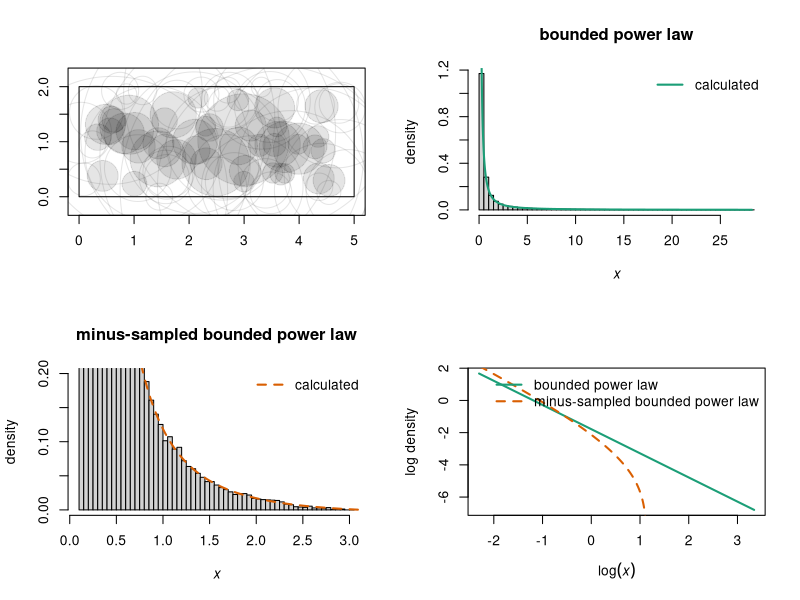

Source code (R):
rm(list = ls())
library(RColorBrewer)

#normalization constant C from Equation 2 in Edwards et al
#arguments:
#min mass xmin
#max mass xmax
#exponent b of bounded power law distribution
#Value: normalization constant C as in Equation 2 of Edwards
getC <- function(xmin, xmax, b){
  if(b == -1){
    return(1 / (log(xmax) - log(xmin)))
  } else {
    return((b + 1) / (xmax ^ (b + 1) - xmin ^(b + 1)))
  }
}

#bounded power law density
#Arguments:
#x: value at which to get density
#b: power law coefficient
#C: normalization constant
#xmin, xmax: min and max for bounded power law
#Value: density f(x) at x
dboundedpowerlaw <- function(x, b, C, xmin, xmax){
  fx <- C * x^b
  fx[x < xmin] <- 0
  fx[x > xmax] <- 0
  return(fx)
}

#calculate pi(r), the probability we minus-sample a circle of radius r
#Arguments:
#w, v: rectangular window dimensions
#r: circle radius
#Value: probability a circle of radius r is minus-sampled
getpir <- function(w, v, r){
  return((w - 2 * r) * (v - 2 * r) / (w * v)) #area in which we can minus-sample a circle of radius r / window area
}

#density for minus-sampled bounded power law
#Arguments:
#x: value at which to get density
#b: power law coefficient
#C: normalization constant
#xmin, xmax: min and max for bounded power law
#w, v: width and height of sampling window (ASSUMES v <= w)
#Value: density f(x) at x
#NOTE: HAVE NOT YET DEALT WITH SPECIAL CASES b = -2, b = -3/2, b = -1
#NOTE: NOT SURE ABOUT JACOBIAN YET
dMSBPL <- function(x, b, C, xmin, xmax, w, v){
  Jacobian <- 1 / (2 * sqrt(pi * x))
  #numerator <- C / (w * v) * (4 / pi * x ^ (b + 1) - 2 * (w + v) / sqrt(pi) * x ^ (b + 0.5) + w * v * x ^ b) #includes factor C / (w * v) that cancels with denominator
  numerator <- 4 / pi * x ^ (b + 1) - 2 * (w + v) / sqrt(pi) * x ^ (b + 0.5) + w * v * x ^ b
  #numerator <- numerator * Jacobian #change of variables needed?
  
  n2 <- dboundedpowerlaw(x = x, b = b, C = C, xmin = xmin, xmax = xmax) * getpir(w = w, v = v, r = sqrt(x / pi))
  #n2 <- n2 * Jacobian #CHECK: JACOBIAN NEEDED HERE?

  xmw <- pi / 4 * v^2 #largest circle we can fit in window
  #dplus <- C / (w * v) * (w * v / (b + 1) * xmw ^ (b + 1) - 2 * (w + v) / (sqrt(pi) * (b + 1.5)) * xmw ^ (b + 1.5) + 4 / (pi * (b + 2)) * xmw ^ (b + 2)) #includes factor C / (w * v) that cancels with numerator
  #dminus <- C / (w * v) * (w * v / (b + 1) * xmin ^ (b + 1) - 2 * (w + v) / (sqrt(pi) * (b + 1.5)) * xmin ^ (b + 1.5) + 4 / (pi * (b + 2)) * xmin ^ (b + 2)) #includes factor C / (w * v) that cancels with numerator
  if(b == -2){#special case for denominator
    dplus <- w * v / (b + 1) * xmw ^ (b + 1) - 2 * (w + v) / (sqrt(pi) * (b + 1.5)) * xmw ^ (b + 1.5) + 4 / (pi * xmw)
    dminus <- w * v / (b + 1) * xmin ^ (b + 1) - 2 * (w + v) / (sqrt(pi) * (b + 1.5)) * xmin ^ (b + 1.5) + 4 / (pi * xmin)
    print("b = -2")
  } else if (b == - 1.5){#special case for denominator
    dplus <- w * v / (b + 1) * xmw ^ (b + 1) - 2 * (w + v) / (sqrt(pi) * xmw) + 4 / (pi * (b + 2)) * xmw ^ (b + 2)
    dminus <- w * v / (b + 1) * xmin ^ (b + 1) - 2 * (w + v) / (sqrt(pi) * xmin) + 4 / (pi * (b + 2)) * xmin ^ (b + 2)
    print("b = -1.5")
    print(c(dplus, dminus))
  } else if (b == -1){#special case for denominator
    dplus <- w * v / xmw - 2 * (w + v) / (sqrt(pi) * (b + 1.5)) * xmw ^ (b + 1.5) + 4 / (pi * (b + 2)) * xmw ^ (b + 2)
    dminus <- w * v / xmin - 2 * (w + v) / (sqrt(pi) * (b + 1.5)) * xmin ^ (b + 1.5) + 4 / (pi * (b + 2)) * xmin ^ (b + 2)
    print("b = -1")
  } else {
    dplus <- w * v / (b + 1) * xmw ^ (b + 1) - 2 * (w + v) / (sqrt(pi) * (b + 1.5)) * xmw ^ (b + 1.5) + 4 / (pi * (b + 2)) * xmw ^ (b + 2)
    dminus <- w * v / (b + 1) * xmin ^ (b + 1) - 2 * (w + v) / (sqrt(pi) * (b + 1.5)) * xmin ^ (b + 1.5) + 4 / (pi * (b + 2)) * xmin ^ (b + 2)
    print("b: general case")
    print(c(dplus, dminus))
    
  }
  denominator <- dplus - dminus
  d2 <- dMSBPLintegral(b = b, C = C, w = w, v = v, xmin = xmin, xmax = xmax, xmaxminus = xmw)

  fx1 <- numerator / denominator
  fx2 <- n2 / d2$value #USING NUMERICAL INTEGRAL FOR NOW: we can always make this form work for other distributions
  
  print("overall check:")
  print(head(cbind(fx1, fx2)))
  
  fx2[x < xmin] <- 0
  fx2[x > xmax] <- 0
  return(fx2)
}

#numerical check on denominator for minus-sampled bounded power law
#Arguments:
#b: power law coefficient
#C: normalization constant
#w, v: width and height of sampling window (ASSUMES v < w)
#xmin, xmax: min and max for bounded power law
#xmaxminus: max area we can fit in window
#Value: numerical integral of what I think is numerator of minus-sampled bounded power law
dMSBPLintegral <- function(b, C, w, v, xmin, xmax, xmaxminus){
  myfunction <- function(x){
      f <- dboundedpowerlaw(x = x, b = b, C = C, xmin = xmin, xmax = xmax) * getpir(w = w, v = v, r = sqrt(x / pi))
      return(f)
    }
  return(integrate(f = myfunction, lower = xmin, upper = xmaxminus))
}

#inverse cdf for bounded power law, b not equal to -1
#Arguments:
#u in [0, 1]
#xmin and xmax: min and max values of x
#Value: inverse cdf evaluated at u
FXinv <- function(u, b, xmin, xmax){
  (u * xmax ^ (b + 1) + (1 - u) * xmin ^ (b + 1)) ^ (1 / (b + 1))  
}

#simulate from bounded power law distribution
#Arguments:
#n: number of values to simulate
#b: exponent for distribution
#xmin: min size
#xmax: max size
#Value:
#vector of n observations drawn from the specified bounded power law distribution
simulateboundedpowerlaw <- function(n, b, xmin, xmax){
  u <- runif(n = n, min = 0, max = 1)
  x <- FXinv(u = u, b = b, xmin = xmin, xmax = xmax)
}

#radius of circle given area
#Argument: area x
#Value: radius r
radiusfromarea <- function(x){
  return(sqrt(x / pi))
}

#does circle of radius r centred at (alpha, beta) fall entirely within a rectangle of side lengths w, v, lower left corner at origin?
#Arguments:
#alpha, beta: coordinates of circle centre
#r: radius of circle
#w, v: width and height of rectangle
#Value:
#logical: circle entirely in rectangle?
inframe <- function(alpha, beta, r, w, v){
  return(alpha >= r & alpha <= (w - r) & beta >= r & beta <= (v - r))
}

#draw sampling window
#Arguments: w, v width and height of rectangular window
#Value: rectangle representing the window
plotframe <- function(w, v){
  polygon(x = c(0, w, w, 0), y = c(0, 0, v, v))
}

#draw circle, filled if entirely in window
#Arguments:
#alpha, beta: centre of circle
#r: radius of circle
#isinframe (logical): is circle entirely in window?
#Value: draw the circle
plotcircle <- function(alpha, beta, r, isinframe){
  theta <- seq(from = 0, to = 2 * pi, length.out = 1e3)
  xc <- r * cos(theta)
  yc <- r * sin(theta)
  if(isinframe){
    plotcol <- adjustcolor("black", 0.1)
    edgecol <- plotcol
  } else {
    plotcol <- NA
    edgecol <- adjustcolor("black", 0.1)
  }
  polygon(xc + alpha, yc + beta, col = plotcol, border = edgecol)
}

#dimensions of sampling window
w <- 5
v <- 2 #ASSUME v <= w

#load data
#oneyeardf <- read.csv("oneyeardf.csv")
#oneyeardf <- oneyeardf[is.na(oneyeardf$ROI.LabelCode), ] # subset by removing corals that are out of frame
#axisscores <- read.csv("axisscores.csv")
#axisscores <- axisscores[order(axisscores$PC1), ] # order by PC1 from low to high

#sample from the sites; loop to repeat for all sites
#subsample from the minus sampled distribution


#parameters of bounded power law 
# need to make a function that estimates the parameters for each site
xmin <- 1e-1 #min area
xmax <- pi * 3^2 #max area
xmaxminus <- pi / 4 * v^2 #max area of circle that can fit in window
b <- -1.5 #power law exponent
C <- getC(xmin = xmin, xmax = xmax, b = b) #normalization constant
n <- 1e5 #number of circles
nplot <- 100 #number to plot
x <- simulateboundedpowerlaw(n = n, b = b, xmin = xmin, xmax = xmax) #simulated areas

r <- radiusfromarea(x) #colony radii (assume circles)
mycolors <- brewer.pal(3, "Dark2")

alpha <- runif(n = n, min = 0, max = w) #(alpha, beta) uniform random points in sampling window
beta <- runif(n = n, min = 0, max = v)

par(mfrow = c(2, 2))
plot(c(0, w), c(0, v), type = "n", asp = 1, xlab = "", ylab = "")
plotframe(w = w, v = v)
isinframe <- inframe(alpha = alpha, beta = beta, r = r, w = w, v = v)
for(i in 1:nplot){#drawing all the circles can be slow so make nplot not too large
  plotcircle(alpha = alpha[i], beta = beta[i], r = r[i], isinframe = isinframe[i]) 
}

hist(x, freq = FALSE, main = "bounded power law", breaks = 100, xlab = expression(italic(x)), ylab = "density")
xseq <- seq(from = xmin, to = xmax, length.out = 1e4)
fx <- dboundedpowerlaw(x = xseq, b = b, C = C, xmin = xmin, xmax = xmax)
lines(xseq, fx, col = mycolors[1], lwd = 2, lty = "solid") #density curve for bounded power law
legend("topright", bty = "n", lwd = 2, lty = c("solid"), col = c(mycolors[1]), legend = c("calculated"))

hist(x[isinframe], freq = FALSE, main = "minus-sampled bounded power law", breaks = 100, xlab = expression(italic(x)), ylab = "density", ylim = c(0, 0.2)) #changing y-axis limits helps us see tail
xseqMS <- seq(from = xmin, to = xmaxminus, length.out = 1e4)
fxMS <- dMSBPL(x = xseqMS, b = b, C = C, xmin = xmin, xmax = xmax, w = w, v = v)
lines(xseqMS, fxMS, col = mycolors[2], lwd = 2, lty = "dashed") #density curve for bounded power law
legend("topright", bty = "n", lwd = 2, lty = c("dashed"), col = c(mycolors[2]), legend = c("calculated"))

plot(log(xseq), log(fx), type = "l", lwd = 2, lty = "solid", col = mycolors[1], xlab = expression(log(italic(x))), ylab = "log density")
lines(log(xseqMS), log(fxMS), col = mycolors[2], lwd = 2, lty = "dashed") #density curve for bounded power law
legend("topright", bty = "n", lwd = 2, lty = c("solid", "dashed"), col = c(mycolors[1], mycolors[2]), legend = c("bounded power law", "minus-sampled bounded power law"))
